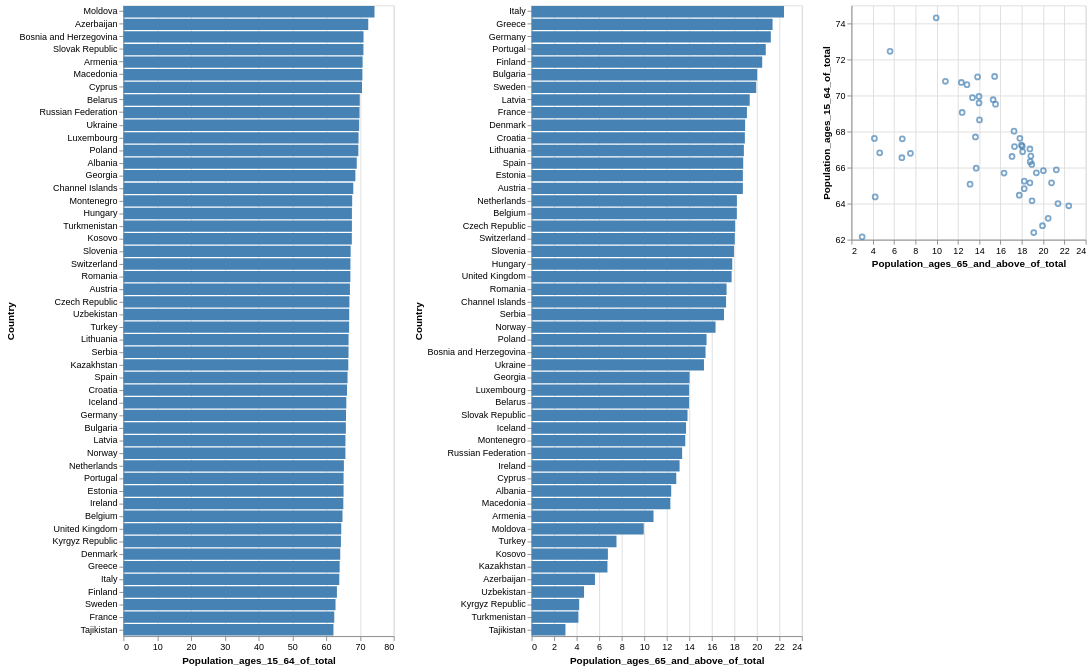

Specify this chart in Vega-Lite:
### Vega-Lite specification from a JSON file in a GitHub repository (floating-point values rounded to 4 significant figures)
{"$schema": "https://vega.github.io/schema/vega-lite/v6.json", "data": {"values": [{"Code": "ALB", "Country": "Albania", "Population_ages_15_64_of_total": 69.06, "Population_ages_65_and_above_of_total": 12.4}, {"Code": "ARM", "Country": "Armenia", "Population_ages_15_64_of_total": 70.79, "Population_ages_65_and_above_of_total": 10.83}, {"Code": "AUT", "Country": "Austria", "Population_ages_15_64_of_total": 67.03, "Population_ages_65_and_above_of_total": 18.76}, {"Code": "AZE", "Country": "Azerbaijan", "Population_ages_15_64_of_total": 72.46, "Population_ages_65_and_above_of_total": 5.626}, {"Code": "BLR", "Country": "Belarus", "Population_ages_15_64_of_total": 69.95, "Population_ages_65_and_above_of_total": 13.98}, {"Code": "BEL", "Country": "Belgium", "Population_ages_15_64_of_total": 64.83, "Population_ages_65_and_above_of_total": 18.22}, {"Code": "BIH", "Country": "Bosnia and Herzegovina", "Population_ages_15_64_of_total": 71.06, "Population_ages_65_and_above_of_total": 15.44}, {"Code": "BGR", "Country": "Bulgaria", "Population_ages_15_64_of_total": 65.83, "Population_ages_65_and_above_of_total": 20.03}, {"Code": "CHI", "Country": "Channel Islands", "Population_ages_15_64_of_total": 68.02, "Population_ages_65_and_above_of_total": 17.27}, {"Code": "HRV", "Country": "Croatia", "Population_ages_15_64_of_total": 66.17, "Population_ages_65_and_above_of_total": 18.94}, {"Code": "CYP", "Country": "Cyprus", "Population_ages_15_64_of_total": 70.6, "Population_ages_65_and_above_of_total": 12.85}, {"Code": "CZE", "Country": "Czech Republic", "Population_ages_15_64_of_total": 66.88, "Population_ages_65_and_above_of_total": 18.08}, {"Code": "DNK", "Country": "Denmark", "Population_ages_15_64_of_total": 64.16, "Population_ages_65_and_above_of_total": 18.96}, {"Code": "EST", "Country": "Estonia", "Population_ages_15_64_of_total": 65.15, "Population_ages_65_and_above_of_total": 18.76}, {"Code": "FIN", "Country": "Finland", "Population_ages_15_64_of_total": 63.18, "Population_ages_65_and_above_of_total": 20.48}, {"Code": "FRA", "Country": "France", "Population_ages_15_64_of_total": 62.4, "Population_ages_65_and_above_of_total": 19.12}, {"Code": "GEO", "Country": "Georgia", "Population_ages_15_64_of_total": 68.65, "Population_ages_65_and_above_of_total": 14.03}, {"Code": "DEU", "Country": "Germany", "Population_ages_15_64_of_total": 65.87, "Population_ages_65_and_above_of_total": 21.24}, {"Code": "GRC", "Country": "Greece", "Population_ages_15_64_of_total": 64.0, "Population_ages_65_and_above_of_total": 21.4}, {"Code": "HUN", "Country": "Hungary", "Population_ages_15_64_of_total": 67.62, "Population_ages_65_and_above_of_total": 17.82}, {"Code": "ISL", "Country": "Iceland", "Population_ages_15_64_of_total": 65.97, "Population_ages_65_and_above_of_total": 13.71}, {"Code": "IRL", "Country": "Ireland", "Population_ages_15_64_of_total": 65.08, "Population_ages_65_and_above_of_total": 13.14}, {"Code": "ITA", "Country": "Italy", "Population_ages_15_64_of_total": 63.88, "Population_ages_65_and_above_of_total": 22.41}, {"Code": "KAZ", "Country": "Kazakhstan", "Population_ages_15_64_of_total": 66.55, "Population_ages_65_and_above_of_total": 6.736}, {"Code": "XKX", "Country": "Kosovo", "Population_ages_15_64_of_total": 67.6, "Population_ages_65_and_above_of_total": 6.776}, {"Code": "KGZ", "Country": "Kyrgyz Republic", "Population_ages_15_64_of_total": 64.37, "Population_ages_65_and_above_of_total": 4.227}, {"Code": "LVA", "Country": "Latvia", "Population_ages_15_64_of_total": 65.71, "Population_ages_65_and_above_of_total": 19.37}, {"Code": "LTU", "Country": "Lithuania", "Population_ages_15_64_of_total": 66.64, "Population_ages_65_and_above_of_total": 18.85}, {"Code": "LUX", "Country": "Luxembourg", "Population_ages_15_64_of_total": 69.58, "Population_ages_65_and_above_of_total": 13.98}, {"Code": "MDA", "Country": "Moldova", "Population_ages_15_64_of_total": 74.31, "Population_ages_65_and_above_of_total": 9.958}, {"Code": "MNE", "Country": "Montenegro", "Population_ages_15_64_of_total": 67.7, "Population_ages_65_and_above_of_total": 13.65}, {"Code": "NLD", "Country": "Netherlands", "Population_ages_15_64_of_total": 65.25, "Population_ages_65_and_above_of_total": 18.23}, {"Code": "NOR", "Country": "Norway", "Population_ages_15_64_of_total": 65.7, "Population_ages_65_and_above_of_total": 16.33}, {"Code": "POL", "Country": "Poland", "Population_ages_15_64_of_total": 69.52, "Population_ages_65_and_above_of_total": 15.53}, {"Code": "PRT", "Country": "Portugal", "Population_ages_15_64_of_total": 65.16, "Population_ages_65_and_above_of_total": 20.79}, {"Code": "ROU", "Country": "Romania", "Population_ages_15_64_of_total": 67.17, "Population_ages_65_and_above_of_total": 17.31}, {"Code": "RUS", "Country": "Russian Federation", "Population_ages_15_64_of_total": 69.88, "Population_ages_65_and_above_of_total": 13.37}, {"Code": "SRB", "Country": "Serbia", "Population_ages_15_64_of_total": 66.62, "Population_ages_65_and_above_of_total": 17.08}, {"Code": "SVK", "Country": "Slovak Republic", "Population_ages_15_64_of_total": 71.03, "Population_ages_65_and_above_of_total": 13.85}, {"Code": "SVN", "Country": "Slovenia", "Population_ages_15_64_of_total": 67.25, "Population_ages_65_and_above_of_total": 17.97}, {"Code": "ESP", "Country": "Spain", "Population_ages_15_64_of_total": 66.33, "Population_ages_65_and_above_of_total": 18.79}, {"Code": "SWE", "Country": "Sweden", "Population_ages_15_64_of_total": 62.77, "Population_ages_65_and_above_of_total": 19.94}, {"Code": "CHE", "Country": "Switzerland", "Population_ages_15_64_of_total": 67.18, "Population_ages_65_and_above_of_total": 18.04}, {"Code": "TJK", "Country": "Tajikistan", "Population_ages_15_64_of_total": 62.16, "Population_ages_65_and_above_of_total": 3.006}, {"Code": "TUR", "Country": "Turkey", "Population_ages_15_64_of_total": 66.79, "Population_ages_65_and_above_of_total": 7.539}, {"Code": "TKM", "Country": "Turkmenistan", "Population_ages_15_64_of_total": 67.62, "Population_ages_65_and_above_of_total": 4.155}, {"Code": "UKR", "Country": "Ukraine", "Population_ages_15_64_of_total": 69.77, "Population_ages_65_and_above_of_total": 15.31}, {"Code": "GBR", "Country": "United Kingdom", "Population_ages_15_64_of_total": 64.47, "Population_ages_65_and_above_of_total": 17.76}, {"Code": "UZB", "Country": "Uzbekistan", "Population_ages_15_64_of_total": 66.82, "Population_ages_65_and_above_of_total": 4.658}, {"Code": "MKD", "Country": "Macedonia", "Population_ages_15_64_of_total": 70.72, "Population_ages_65_and_above_of_total": 12.32}]}, "hconcat": [{"mark": "bar", "height": 700, "params": [{"name": "brush", "select": {"type": "interval", "encodings": ["y"]}}], "encoding": {"y": {"field": "Country", "type": "ordinal", "sort": "-x"}, "x": {"field": "Population_ages_15_64_of_total", "type": "quantitative"}, "color": {"condition": {"param": "brush", "empty": false, "value": "goldenrod"}, "value": "steelblue"}}}, {"mark": "bar", "height": 700, "params": [{"name": "brush", "select": {"type": "interval", "encodings": ["y"]}}], "encoding": {"y": {"field": "Country", "type": "ordinal", "sort": "-x"}, "x": {"field": "Population_ages_65_and_above_of_total", "type": "quantitative"}, "color": {"condition": {"param": "brush", "empty": false, "value": "goldenrod"}, "value": "steelblue"}}}, {"mark": "point", "width": 260, "height": 260, "params": [{"name": "brush", "select": "interval"}], "encoding": {"y": {"field": "Population_ages_15_64_of_total", "type": "quantitative", "scale": {"zero": false}}, "x": {"field": "Population_ages_65_and_above_of_total", "type": "quantitative", "scale": {"zero": false}}, "color": {"condition": {"param": "brush", "empty": false, "value": "goldenrod"}, "value": "steelblue"}}}]}
